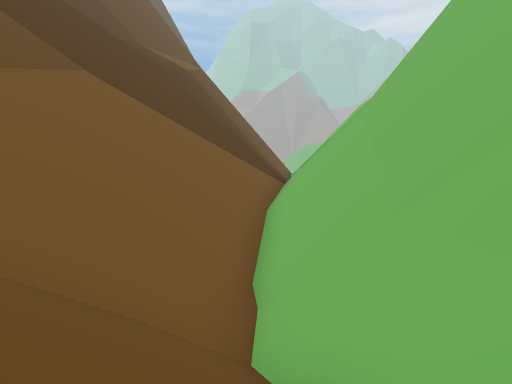
view 1 (above)

18 first-person views from a walk through a Unity game level. The camera is 0.59 m above the floor, looks level and sees 75° across. The floor is counted in squares, 1 m on a side. Each view is taken from the middle of a square. On the plan, view 1 faces up. The plan holds only what a view shows up to about 9 squares ahead; the rest is blank. The place goes on beyond the plan. Some animated figures are left out.

view 2
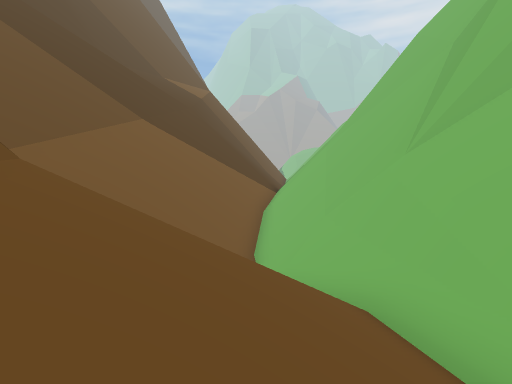

view 3
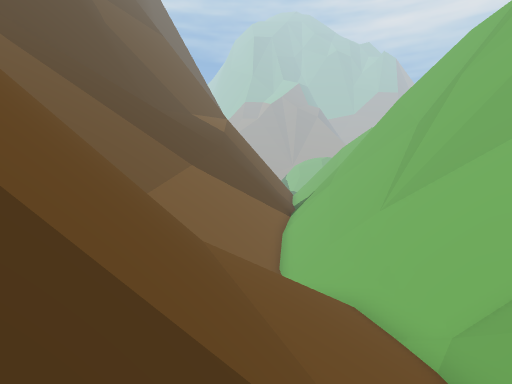

view 4
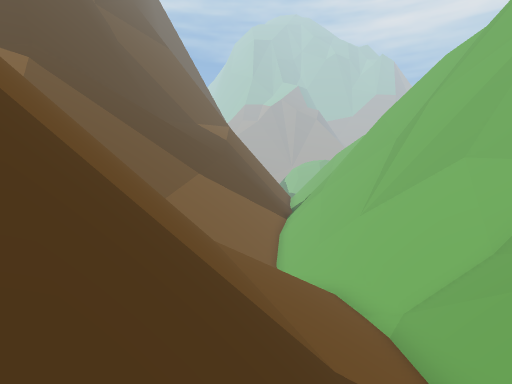

view 5
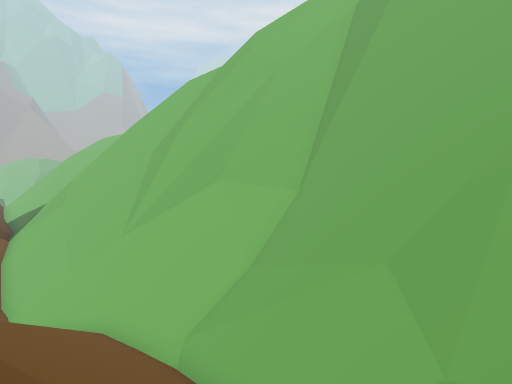

view 6
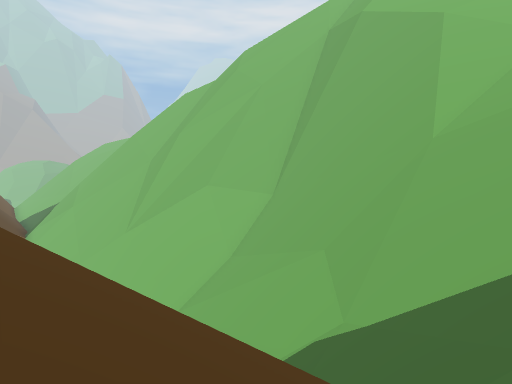

view 7
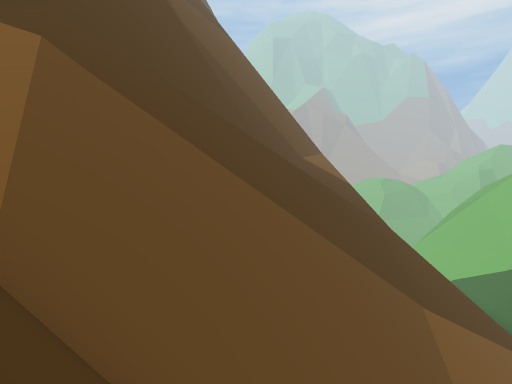

view 8
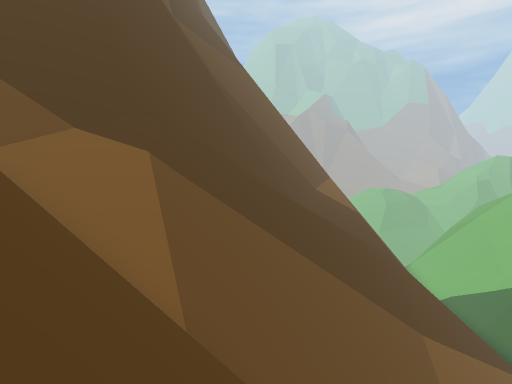

view 9
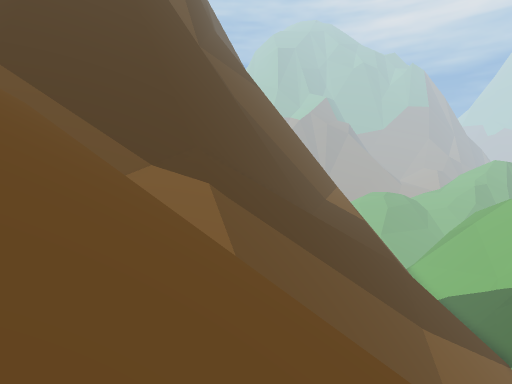

view 10
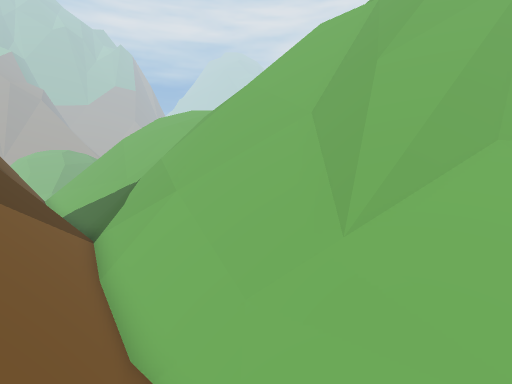

view 11
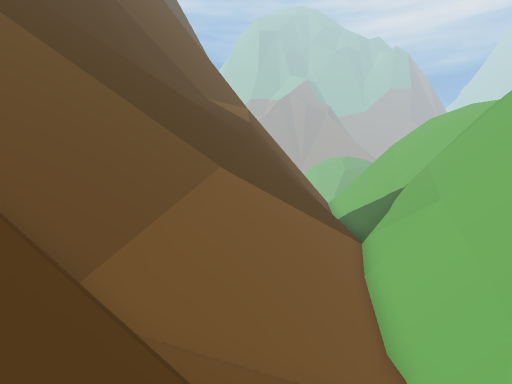

view 12
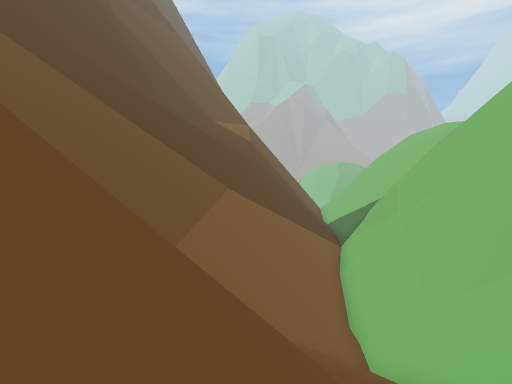

view 13
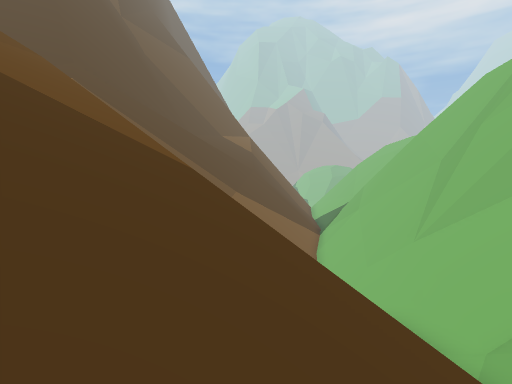

view 14
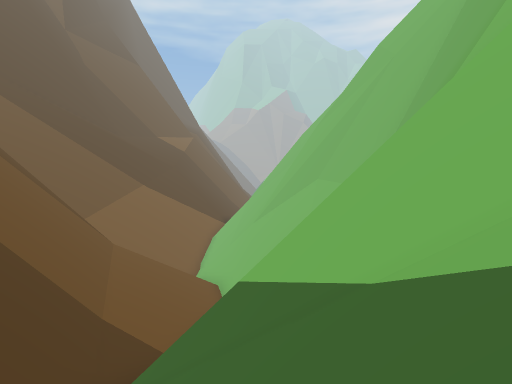

view 15
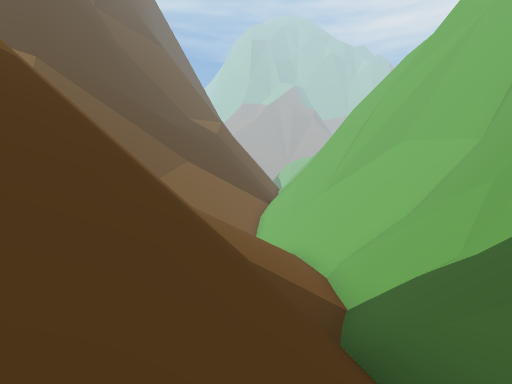

view 16
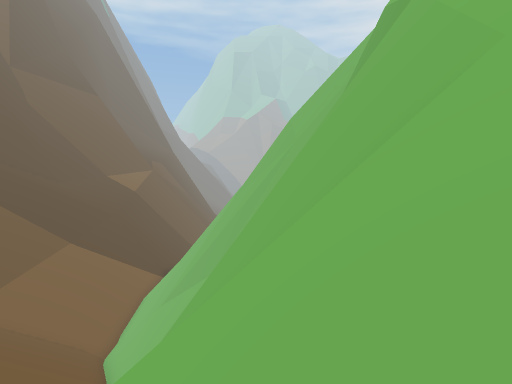

view 17
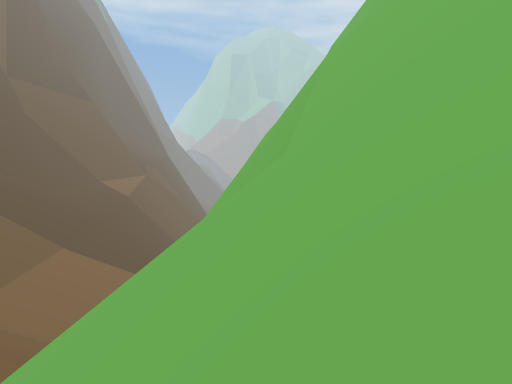

view 18
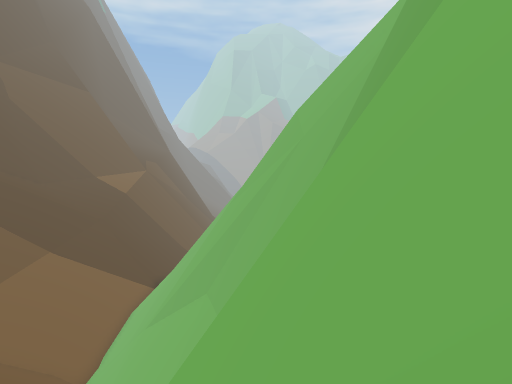

### Floor plan
Key: @ floor where view 1 was taken; # wall or solid block; / step, stairs or slope; = window, fence, low wall or low ledge; ^ raised ledge; v drop or lower ground.
Columns run from 12 left of view 1 to 11 right of it. Each row starts with its distance up from view 1.
 10           //
  9  ## /vv^#////#
  8 ##=vvv ^=////#  vv
  7 ##vvvv ^////=#  vv
  6 #vvvv ^#////=#^
  5 ^^vv  ^#////=#^
  4 ^^vv  #=//////^^
  3 ^^^v=##=//////^^  v
  2   vv =##//////=^  vv
  1  vvv   #^/// /=^  vvv
  0 /////  v#=//@//^^  vv
 -1 ////    ///////^^^  vvvv
 -2 ////   ////////==^   vv
 -3  // /////////////^
 -4   / /////////////^   vv
 -5      ////////////^   vvv
 -6       //////////=^ ^vvvv
 -7       //////////^^=#v#v
 -8        ////////^^v=#v=v
 -9         ///////^ v=^#/#
-10          /////=^ vv/=/#
-11          / ////^^ v///
-12             /  /=  ///
-13                /    /

Where each view was taken, in squares from view 1:
view 1: 0 up, 0 right, facing up
view 2: 4 down, 0 right, facing up
view 3: 8 down, 1 left, facing up
view 4: 10 down, 1 left, facing up
view 5: 9 down, 2 left, facing up-right
view 6: 11 down, 3 left, facing up-right
view 7: 0 up, 8 left, facing up
view 8: 2 down, 9 left, facing up
view 9: 4 down, 10 left, facing up
view 10: 1 down, 3 left, facing up-right
view 11: 2 down, 3 left, facing up
view 12: 5 down, 3 left, facing up
view 13: 10 down, 3 left, facing up
view 14: 13 down, 3 right, facing up
view 15: 12 down, 0 right, facing up
view 16: 12 down, 7 right, facing up
view 17: 13 down, 8 right, facing up
view 18: 10 down, 7 right, facing up
